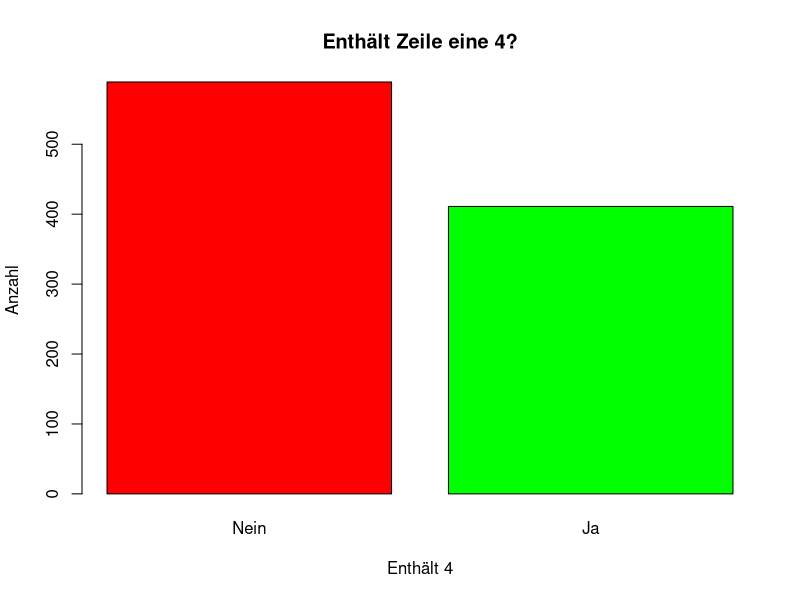

Write the R code that produced this figure.
# Installiere das tidyverse-Paket, falls es noch nicht installiert ist
if (!requireNamespace("tidyverse", quietly = TRUE)) {
  install.packages("tidyverse")
}

# Lade das tidyverse-Paket
library(tidyverse)

# Funktion zum Würfeln und DataFrame aktualisieren
wuerfelfunktion <- function() {
  # Würfeln mit drei sechsseitigen Würfeln
  wurf_resultate <- sample(1:6, 3, replace = TRUE)
  
  # Erstelle einen DataFrame oder benutze einen bestehenden
  if (!exists("ergebnis_dataframe")) {
    ergebnis_dataframe <- data.frame(Wurf1 = wurf_resultate[1],
                                     Wurf2 = wurf_resultate[2],
                                     Wurf3 = wurf_resultate[3])
  } else {
    neuer_datensatz <- data.frame(Wurf1 = wurf_resultate[1],
                                  Wurf2 = wurf_resultate[2],
                                  Wurf3 = wurf_resultate[3])
    ergebnis_dataframe <- bind_rows(ergebnis_dataframe, neuer_datensatz)
  }
  
  return(ergebnis_dataframe)
}

# Tausendmal würfeln und DataFrame aktualisieren
set.seed(123)  # Setze einen Seed für reproduzierbare Ergebnisse
for (i in 1:1000) {
  ergebnis_dataframe <- wuerfelfunktion()
}

# Ausgabe der ersten Zeilen des DataFrames
head(ergebnis_dataframe)

# Füge eine neue Spalte hinzu, um zu überprüfen, ob eine 4 vorhanden ist
ergebnis_dataframe$EnthaeltVier <- apply(ergebnis_dataframe, 1, function(x) any(x == 4))

# Erstelle einen Barplot
barplot(table(ergebnis_dataframe$EnthaeltVier), 
        col = c("red", "green"),
        main = "Enthält Zeile eine 4?",
        xlab = "Enthält 4",
        ylab = "Anzahl",
        names.arg = c("Nein", "Ja"))

